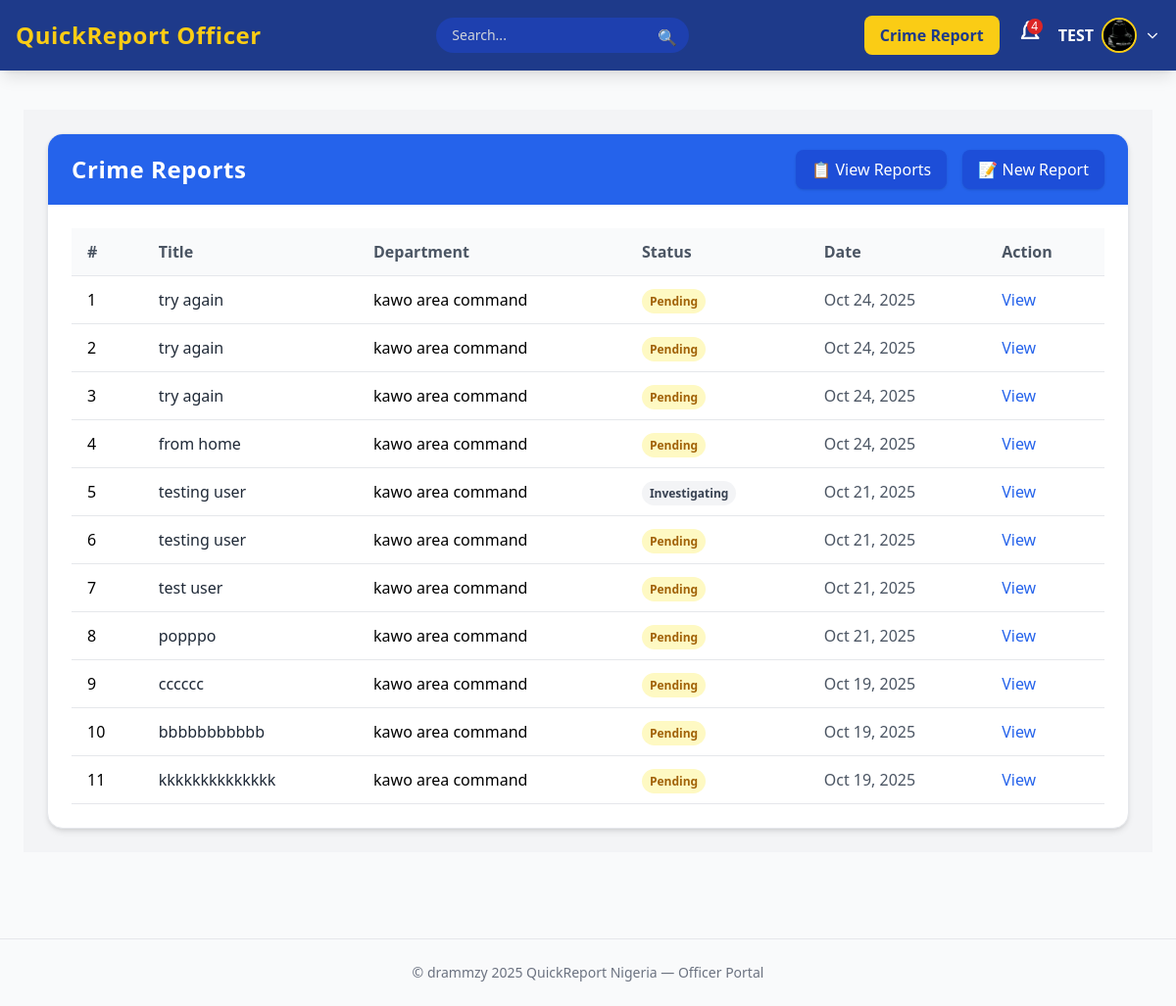
Page /add-report/ (signed in) on the committed database.
### crime_app/models.py (models this page shows, shortened)
class User(AbstractUser):
    ROLE_CHOICES = (
        ('admin', 'Super Admin'),
        ('officer', 'Officer'),
        ('citizen', 'Citizen'),
    )
    role = models.CharField(max_length=20, choices=ROLE_CHOICES, default='citizen')
    phone = models.CharField(max_length=20, blank=True, null=True)
    address = models.TextField(blank=True, null=True)
    is_active = models.BooleanField(default=True)

class Officer(models.Model):
    RANK_CHOICES = [
        ('ASP', 'Assistant Superintendent of Police'),
        ('DSP', 'Deputy Superintendent of Police'),
        ('SP', 'Superintendent of Police'),
        ('CSP', 'Chief Superintendent of Police'),
        ('ACP', 'Assistant Commissioner of Police'),
        ('DCP', 'Deputy Commissioner of Police'),
        ('CP', 'Commissioner of Police'),
    ]
    user = models.OneToOneField(User, on_delete=models.CASCADE)
    rank = models.CharField(max_length=50, choices=RANK_CHOICES)
    badge_number = models.CharField(max_length=30, unique=True)
    department = models.ForeignKey('Department', on_delete=models.SET_NULL, null=True, blank=True, related_name='officers')
    profile_picture = models.ImageField(upload_to='officers/', blank=True, null=True)
    on_duty = models.BooleanField(default=True)

class CrimeReport(models.Model):
    STATUS_CHOICES = (
        ('Pending', 'Pending'),
        ('Investigating', 'Investigating'),
        ('Resolved', 'Resolved'),
        ('Dismissed', 'Dismissed')
    )
    PRIORITY_CHOICES = (
        ('Low', 'Low'),
        ('Medium', 'Medium'),
        ('High', 'High'),
        ('Emergency', 'Emergency')
    )
    INCIDENT_TYPES = [
        ('CR-TEMP', 'CR-TEMP'),
        ('ASSAULT', 'Assault'),
        ('BURGLARY', 'Burglary'),
        ('THEFT', 'Theft'),
        ('ROBBERY', 'Robbery'),
        ('VANDALISM', 'Vandalism'),
        ('FRAUD', 'Fraud'),
        ('CYBERCRIME', 'Cyber Crime'),
        ('DRUG_OFFENSE', 'Drug Offense'),
        ('TRAFFIC_ACCIDENT', 'Traffic Accident'),
        ('DOMESTIC_VIOLENCE', 'Domestic Violence'),
        ('HARASSMENT', 'Harassment'),
        ('OTHER', 'Other'),
    ]
    report_id = models.CharField(max_length=12, unique=True, editable=False)
    reporter = models.ForeignKey(User, on_delete=models.SET_NULL, null=True, blank=True, related_name='reports')
    department = models.ForeignKey(Department, on_delete=models.SET_NULL, null=True, blank=True)
    title = models.CharField(max_length=200)
    description = models.TextField()
    location = models.CharField(max_length=255)
    latitude = models.FloatField(null=True, blank=True)
    longitude = models.FloatField(null=True, blank=True)
    incident_type = models.CharField(max_length=50, choices=INCIDENT_TYPES)
    priority = models.CharField(max_length=20, choices=PRIORITY_CHOICES, default='Medium')
    evidence_image = models.ImageField(upload_to='evidence/images/%Y/%m/%d/', null=True, blank=True)
    evidence_video = models.FileField(upload_to='evidence/videos/%Y/%m/%d/', null=True, blank=True)
    evidence_audio = models.FileField(upload_to='evidence/audio/%Y/%m/%d/', null=True, blank=True)
    date_reported = models.DateTimeField(auto_now_add=True)
    date_updated = models.DateTimeField(auto_now=True)
    status = models.CharField(max_length=20, choices=STATUS_CHOICES, default='Pending')
    class Meta:
        ordering = ['-date_reported']
        indexes = [
            models.Index(fields=['status', 'date_reported']),
            models.Index(fields=['reporter', 'date_reported']),
            models.Index(fields=['department', 'date_reported']),
        ]
        verbose_name = "Crime Report"
        verbose_name_plural = "Crime Reports"

class Department(models.Model):
    name = models.CharField(max_length=100, unique=True)
    location = models.CharField(max_length=150)
    contact_number = models.CharField(max_length=20, blank=True, null=True)
    established_date = models.DateField(blank=True, null=True)
    is_active = models.BooleanField(default=True)
    def __str__(self):
        return f"{self.name} ({'Active' if self.is_active else 'Suspended'})"

### crime_app/views.py (the view)
# urls.py: path('add-report/', views.add_report, name='add-report'),
def add_report(request):
    if not hasattr(request.user, 'officer'):
        messages.error(request, "Only officers can access this page.")
        return redirect('my-login')
    if request.method == 'POST':
        form = CrimeReportForm(request.POST, request.FILES)
        if form.is_valid():
            report = form.save(commit=False)
            report.evidence_image = request.FILES.get('photo_file') or request.FILES.get('evidence_image')
            report.evidence_audio = request.FILES.get('audio_file') or request.FILES.get('evidence_audio')
            report.evidence_video = request.FILES.get('video_file') or request.FILES.get('evidence_video')
            if request.user.is_authenticated:
                report.reporter = request.user
            if hasattr(request.user, 'officer'):
                report.department = request.user.officer.department
            report.save()
            if report.department:
                officers = Officer.objects.filter(department=report.department)
                for officer in officers:
                    Notification.objects.create(
                        officer=officer,
                        message=f"🚨 New crime reported in your department: {report.title}"
                    )
            messages.success(request, "Crime report submitted successfully!")
            return redirect('officer-board')
    else:
        form = CrimeReportForm()
    reports = CrimeReport.objects.filter(department=request.user.officer.department).order_by('-date_reported')
    return render(request, 'crime_app/officerPage/add-report.html', {'form': form, 'reports': reports})

### crime_app/context_processors.py (called while the page is built)
def officer_notifications(request):
    if request.user.is_authenticated and hasattr(request.user, 'officer'):
        officer = request.user.officer
        unread_count = officer.notifications.filter(is_read=False).count()
        recent_notifications = officer.notifications.order_by('-created_at')[:5]
    else:
        unread_count = 0
        recent_notifications = []
    return {
        'unread_count': unread_count,
        'recent_notifications': recent_notifications,
    }

### crime_app/templates/crime_app/officerPage/add-report.html (shortened to what this page needs)
{% extends "crime_app/officerPage/main.html" %}
{% load static %}
{% load crispy_forms_tags %}
{% block content %}
<div class="bg-gray-100 p-6">
  <div class="max-w-7xl mx-auto bg-white rounded-2xl shadow-md overflow-hidden border border-gray-200">
    <div class="flex justify-between items-center bg-blue-600 text-white px-6 py-4">
      <h1 class="text-2xl font-bold tracking-wide">Crime Reports</h1>
      <div class="space-x-3">
        <button id="showTableBtn"
          class="bg-blue-700 hover:bg-blue-800 text-white px-4 py-2 rounded-lg shadow transition">
          📋 View Reports
        </button>
        <button id="showFormBtn"
          class="bg-blue-700 text-white hover:bg-blue-800 px-4 py-2 rounded-lg shadow transition">
          📝 New Report
        </button>
      </div>
    </div>
    <div id="reportTableSection" class="p-6 overflow-x-auto">
      <table class="w-full text-left border-collapse">
        <thead class="bg-gray-50 border-b border-gray-200">
          <tr>
            <th class="px-4 py-3 font-semibold text-gray-600">#</th>
            <th class="px-4 py-3 font-semibold text-gray-600">Title</th>
            <th class="px-4 py-3 font-semibold text-gray-600">Department</th>
            <th class="px-4 py-3 font-semibold text-gray-600">Status</th>
            <th class="px-4 py-3 font-semibold text-gray-600">Date</th>
            <th class="px-4 py-3 font-semibold text-gray-600">Action</th>
          </tr>
        </thead>
        <tbody>
          {% for report in reports %}
          <tr class="border-b hover:bg-gray-50">
            <td class="px-4 py-3">{{ forloop.counter }}</td>
            <td class="px-4 py-3 font-medium text-gray-800">{{ report.title }}</td>
            <td class="px-4 py-3">{{ report.department.name }}</td>
            <td class="px-4 py-3">
              <span
                class="px-2 py-1 rounded-full text-xs font-semibold {% if report.status == 'Pending' %}bg-yellow-100 text-yellow-700{% elif report.status == 'Resolved' %}bg-green-100 text-green-700{% else %}bg-gray-100 text-gray-700{% endif %}">
                {{ report.status }}
              </span>
            </td>
            <td class="px-4 py-3 text-gray-600">{{ report.date_reported|date:"M d, Y" }}</td>
            <td class="px-4 py-3">
              <a href="{% url 'report-detail' report.id %}"
                class="text-blue-600 hover:underline font-medium">View</a>
            </td>
          </tr>
          {% empty %}
          <tr>
            <td colspan="6" class="text-center py-6 text-gray-500">No reports available.</td>
          </tr>
          {% endfor %}
        </tbody>
      </table>
    </div>
  </div>
</div>
{% endblock %}

### crime_app/templates/crime_app/officerPage/main.html (shortened to what this page needs)
{% load static %}
<!DOCTYPE html>
<html lang="en">
<head>
  <script src="https://cdn.tailwindcss.com"></script>
</head>
<body class="bg-gray-50 font-sans antialiased">
  <header class="bg-blue-900 text-white shadow-lg fixed top-0 w-full z-50">
    <div class="max-w-7xl mx-auto px-4 py-4 flex justify-between items-center">
      <div class="flex items-center space-x-2">
        <h1 class="text-2xl text-yellow-400 font-bold tracking-wide">
          <a href="{% url 'officer-board' %}">QuickReport Officer</a>
        </h1>
      </div>
      <div class="relative">
        <form method="GET" action="{% url 'search-report' %}" class="relative w-full max-w-md mx-auto">
        <input
            type="text"
            name="q"
            placeholder="Search..."
            value="{{ request.GET.q }}"
            class="bg-blue-800 text-sm px-4 py-2 rounded-full focus:outline-none focus:ring-2 focus:ring-yellow-400 placeholder-gray-300 text-gray-100 w-full pr-10"
        >
        <button type="submit" class="absolute right-0 top-0 mt-2 mr-3 text-gray-400">
            🔍
        </button>
    </form>
      </div>
      <div class="flex items-center space-x-4">
        <a href="{% url 'add-report' %}" class="hidden md:inline-block bg-yellow-400 hover:bg-yellow-500 text-blue-900 px-4 py-2 rounded-lg font-semibold transition">
          Crime Report
        </a>
        <div class="relative">
          <button id="notifyBtn" class="relative focus:outline-none">
            {% if unread_count > 0 %}
              <span id="notificationCount" class="absolute top-0 right-0 bg-red-600 text-xs text-white rounded-full w-4 h-4 flex items-center justify-center">
                {{ unread_count }}
              </span>
            {% endif %}
          </button>
        </div>
        <div class="relative">
          <button id="profileBtn" class="flex items-center space-x-2 focus:outline-none">
            <span class="hidden md:inline font-semibold">{{ user.last_name|upper }}</span>
            {% if user.officer.profile_picture %}
              <img src="{{ user.officer.profile_picture.url }}" alt="Officer Photo"
                class="w-9 h-9 rounded-full border-2 border-yellow-400 object-cover">
            {% else %}
              <img src="{% static 'images/avatar.png' %}" alt="Officer" class="w-9 h-9 rounded-full border-2 border-yellow-400">
            {% endif %}
            <svg class="w-4 h-4" fill="none" stroke="currentColor" stroke-width="2" viewBox="0 0 24 24">
              <path d="M19 9l-7 7-7-7"></path>
            </svg>
          </button>
        </div>
      </div>
    </div>
  </header>
  <main class="max-w-7xl mx-auto px-6 pt-28 pb-10">
    {% block content %}
    {% endblock %}
  </main>
  <footer class="text-center text-sm text-gray-500 py-6 border-t mt-12">
    &copy;  drammzy 2025 QuickReport Nigeria — Officer Portal
  </footer>
</body>
</html>

### rows in the picture
User: last_name "TEST", officer.profile_picture (picture)
CrimeReport: title "try again", department.name "kawo area command", status "Pending", date_reported "Oct 24, 2025"
CrimeReport: title "try again", department.name "kawo area command", status "Pending", date_reported "Oct 24, 2025"
CrimeReport: title "try again", department.name "kawo area command", status "Pending", date_reported "Oct 24, 2025"
CrimeReport: title "from home", department.name "kawo area command", status "Pending", date_reported "Oct 24, 2025"
CrimeReport: title "testing user", department.name "kawo area command", status "Investigating", date_reported "Oct 21, 2025"
CrimeReport: title "testing user", department.name "kawo area command", status "Pending", date_reported "Oct 21, 2025"
CrimeReport: title "test user", department.name "kawo area command", status "Pending", date_reported "Oct 21, 2025"
CrimeReport: title "popppo", department.name "kawo area command", status "Pending", date_reported "Oct 21, 2025"
CrimeReport: title "cccccc", department.name "kawo area command", status "Pending", date_reported "Oct 19, 2025"
CrimeReport: title "bbbbbbbbbbb", department.name "kawo area command", status "Pending", date_reported "Oct 19, 2025"
CrimeReport: title "kkkkkkkkkkkkkk", department.name "kawo area command", status "Pending", date_reported "Oct 19, 2025"

### other values in the picture
{{ unread_count }} "4"
